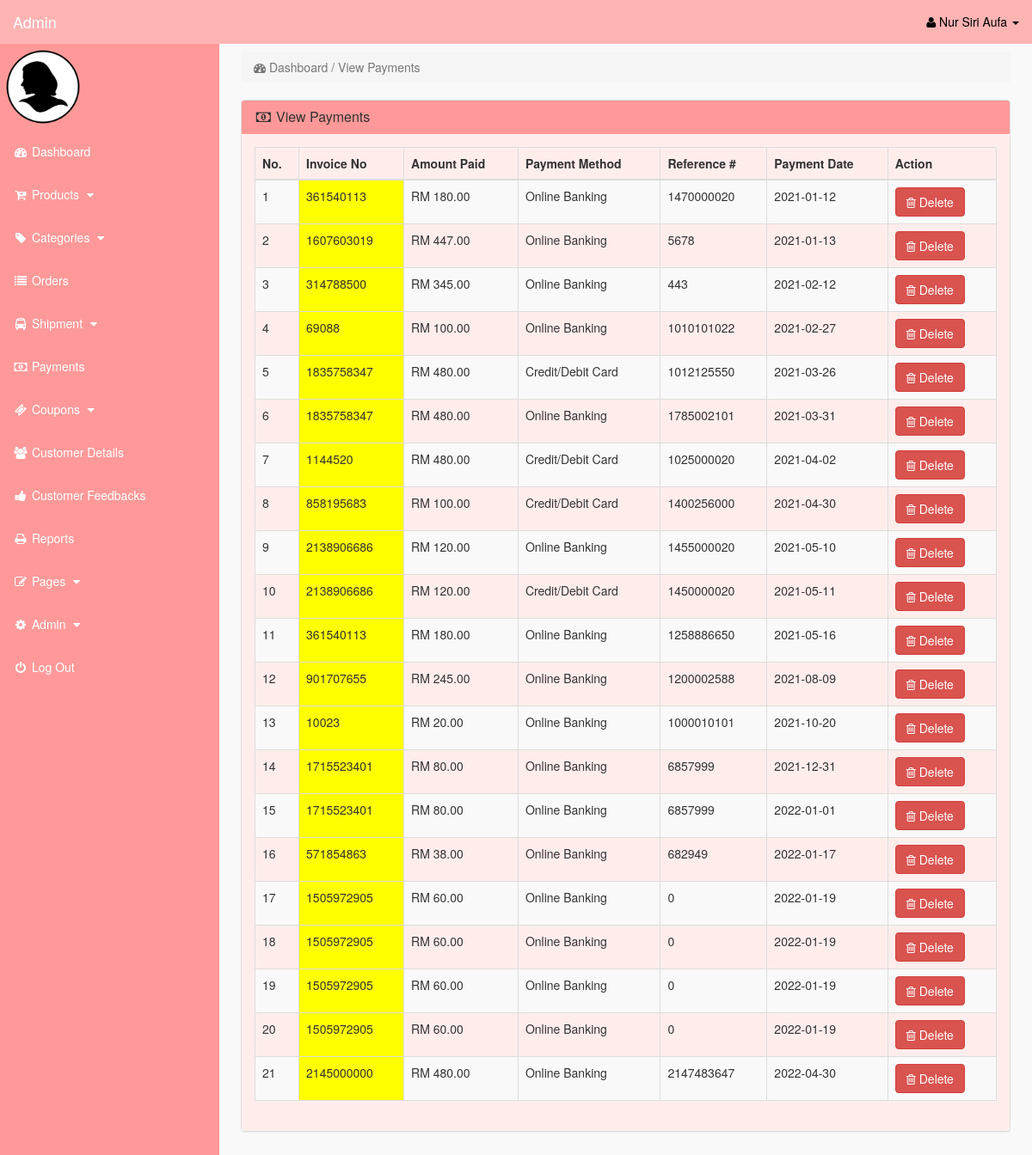
/admin/index.php?view_payments (signed in), run on the app's committed database.
### tables this page shows
CREATE TABLE `payments` (
  `payment_id` int(10) NOT NULL,
  `invoice_no` int(10) NOT NULL,
  `amount` decimal(10,2) NOT NULL,
  `payment_mode` text NOT NULL,
  `ref_no` int(10) NOT NULL,
  `payment_date` date NOT NULL
);

### admin/view_payments.php (the view)
<?php
	if(!isset($_SESSION['admin_email'])){
		echo "<script>window.open('login.php','_self')</script>";
	}
	else {
?>
<div class="row">
	<div class="col-lg-12">
		<ol class="breadcrumb">
			<li class="active">
				<i class="fa fa-dashboard"></i> Dashboard / View Payments
			</li>
		</ol>
	</div>
</div>
<div class="row">
	<div class="col-lg-12">
		<div class="panel panel-default">
			<div class="panel-heading">
				<h3 class="panel-title">
					<i class="fa fa-money fa-fw"> </i> View Payments
				</h3>
			</div>
						<div class="panel-body">
						<div class="table-responsive">
							<table class="table table-hover table-bordered table-striped">
								<thead>
									<tr>
										<th>No.</th>
										<th>Invoice No</th>
										<th>Amount Paid</th>
										<th>Payment Method</th>
										<th>Reference #</th>
										<th>Payment Date</th>
										<th>Action</th>
									</tr>
								</thead>
								<tbody>
								<?php
									$i = 0;
									$get_payments = "select * from payments order by payment_date asc";
									$run_payments = mysqli_query($con,$get_payments);
									while($row_payments = mysqli_fetch_array($run_payments)){
									$payment_id = $row_payments['payment_id'];
									$invoice_no = $row_payments['invoice_no'];
									$amount = $row_payments['amount'];
									$payment_mode = $row_payments['payment_mode'];
									$ref_no = $row_payments['ref_no'];
									$payment_date = $row_payments['payment_date'];
									$i++;
								?>
									<tr>
										<td><?php echo $i; ?></td>
										<td bgcolor="yellow" ><?php echo $invoice_no; ?></td>
										<td>RM <?php echo $amount; ?></td>
										<td><?php echo $payment_mode; ?></td>
										<td><?php echo $ref_no; ?></td>
										<td><?php echo $payment_date; ?></td>
										<td>
											<a href="index.php?delete_payments=<?php echo $payment_id; ?>" >
											<button class="btn btn-danger"><i class="fa fa-trash-o" ></i> Delete</button>
											</a>
										</td>
									</tr>
<?php
	}
?>
						</tbody>
					</table>
				</div>
			</div>
		</div>
	</div>
</div>
<?php
	}
?>

### admin/includes/sidebar.php (shortened to what this page needs)
<?php
	if(!isset($_SESSION['admin_email'])){
		echo "<script>window.open('login.php','_self')</script>";
	}
		else {
?>
	<nav class="navbar navbar-inverse navbar-fixed-top" >
		<div class="navbar-header" >
				<a class="navbar-brand" href="index.php?dashboard">Admin</a>
		</div>
		<ul class="nav navbar-right top-nav" >
			<li class="dropdown" >
				<a href="#" class="dropdown-toggle" data-toggle="dropdown" >
					<i class="fa fa-user" ></i>
						<?php echo $admin_fname; ?> <b class="caret" ></b>
				</a>
</li>
</ul>
	<div class="collapse navbar-collapse navbar-ex1-collapse">
		<ul class="nav navbar-nav side-nav">
	<li>
		<img src="admin_image/<?php echo $admin_image; ?>" width="100" height="100" >
	</li>
	<li>
		<a href="index.php?dashboard">
			<i class="fa fa-fw fa-dashboard"></i> Dashboard
		</a>
	</li>
	<li>
		<a href="#" data-toggle="collapse" data-target="#products">
			<i class="fa fa-fw fa-cart-plus""></i> Products
				<i class="fa fa-fw fa-caret-down"></i>
	</a>
	</li>
	<li>
		<a href="#" data-toggle="collapse" data-target="#p_cat">
			<i class="fa fa-fw fa-tag"></i> Categories
			<i class="fa fa-fw fa-caret-down"></i>
		</a>
	</li>
	<li>
		<a href="index.php?view_orders">
			<i class="fa fa-fw fa-list"></i> Orders
		</a>
	</li>
	<li>
		<a href="#" data-toggle="collapse" data-target="#shipment">
			<i class="fa fa-fw fa-bus"></i> Shipment
			<i class="fa fa-fw fa-caret-down"></i>
		</a>
	</li>
	<li>
		<a href="index.php?view_payments">
			<i class="fa fa-fw fa-money"></i> Payments
		</a>
	</li>
	<li>
		<a href="#" data-toggle="collapse" data-target="#coupons">
			<i class="fa fa-fw fa-ticket"></i> Coupons
			<i class="fa fa-fw fa-caret-down"></i>
		</a>
	</li>
	<li>
		<a href="index.php?view_customers">
			<i class="fa fa-fw fa-users"></i> Customer Details
		</a>
	</li>
	<li>
		<a href="index.php?view_feedbacks">
			<i class="fa fa-fw fa-thumbs-up"></i> Customer Feedbacks
		</a>
	</li>
	<li>
		<a href="index.php?view_reports">
			<i class="fa fa-fw fa-print"></i> Reports
		</a>
	</li>
	<li>
		<a href="#" data-toggle="collapse" data-target="#pages">
			<i class="fa fa-fw fa-edit"> </i> Pages
			<i class="fa fa-fw fa-caret-down"></i>
		</a>
	</li>
	<li>
		<a href="#" data-toggle="collapse" data-target="#admin">
			<i class="fa fa-fw fa-gear"></i> Admin
			<i class="fa fa-fw fa-caret-down"></i>
		</a>
	</li>
	<li>
		<a href="logout.php">
			<i class="fa fa-fw fa-power-off"></i> Log Out
		</a>
	</li>
		</ul>
	</div>
</nav>
<?php
	}
?>

### admin/css/style.css (style rules this page uses)
body { margin-top:100px; }
@media (min-width: 768px) { body { margin-top:50px; } }
.top-nav { padding:0 15px; }
.top-nav>li { display:inline-block; float:left; }
.top-nav>li>a { padding-top:15px; padding-bottom:15px; line-height:20px; color:black; }
@media (min-width: 768px) { .side-nav { position:fixed; top:51px; width:255px; border-radius:0; overflow-y:auto; background-color: #ff9999; bottom:0; overflow-x:hidden; padding-bottom:40px; } }
@media (min-width: 768px) { .side-nav>li>a { width:255px; } }
.panel-body { border-radius:5px; background-color: #ffedec }

### data on the page
payments: invoice_no "361540113", amount "180.00", payment_mode "Online Banking", ref_no "1470000020", payment_date "2021-01-12"
payments: invoice_no "1607603019", amount "447.00", payment_mode "Online Banking", ref_no "5678", payment_date "2021-01-13"
payments: invoice_no "314788500", amount "345.00", payment_mode "Online Banking", ref_no "443", payment_date "2021-02-12"
payments: invoice_no "69088", amount "100.00", payment_mode "Online Banking", ref_no "1010101022", payment_date "2021-02-27"
payments: invoice_no "1835758347", amount "480.00", payment_mode "Credit/Debit Card", ref_no "1012125550", payment_date "2021-03-26"
payments: invoice_no "1835758347", amount "480.00", payment_mode "Online Banking", ref_no "1785002101", payment_date "2021-03-31"
payments: invoice_no "1144520", amount "480.00", payment_mode "Credit/Debit Card", ref_no "1025000020", payment_date "2021-04-02"
payments: invoice_no "858195683", amount "100.00", payment_mode "Credit/Debit Card", ref_no "1400256000", payment_date "2021-04-30"
payments: invoice_no "2138906686", amount "120.00", payment_mode "Online Banking", ref_no "1455000020", payment_date "2021-05-10"
payments: invoice_no "2138906686", amount "120.00", payment_mode "Credit/Debit Card", ref_no "1450000020", payment_date "2021-05-11"
payments: invoice_no "361540113", amount "180.00", payment_mode "Online Banking", ref_no "1258886650", payment_date "2021-05-16"
payments: invoice_no "901707655", amount "245.00", payment_mode "Online Banking", ref_no "1200002588", payment_date "2021-08-09"
payments: invoice_no "10023", amount "20.00", payment_mode "Online Banking", ref_no "1000010101", payment_date "2021-10-20"
payments: invoice_no "1715523401", amount "80.00", payment_mode "Online Banking", ref_no "6857999", payment_date "2021-12-31"
payments: invoice_no "1715523401", amount "80.00", payment_mode "Online Banking", ref_no "6857999", payment_date "2022-01-01"
payments: invoice_no "571854863", amount "38.00", payment_mode "Online Banking", ref_no "682949", payment_date "2022-01-17"
payments: invoice_no "1505972905", amount "60.00", payment_mode "Online Banking", ref_no "0", payment_date "2022-01-19"
payments: invoice_no "1505972905", amount "60.00", payment_mode "Online Banking", ref_no "0", payment_date "2022-01-19"
payments: invoice_no "1505972905", amount "60.00", payment_mode "Online Banking", ref_no "0", payment_date "2022-01-19"
payments: invoice_no "1505972905", amount "60.00", payment_mode "Online Banking", ref_no "0", payment_date "2022-01-19"
payments: invoice_no "2145000000", amount "480.00", payment_mode "Online Banking", ref_no "2147483647", payment_date "2022-04-30"

### other printed values
$admin_fname "Nur Siri Aufa"
